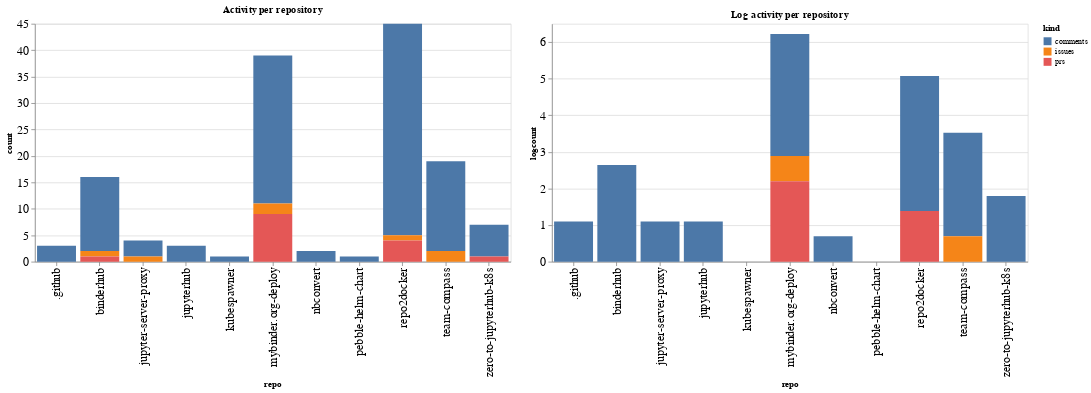

The notebook cell this image was saved under:
### Code cell
ch1 = alt.Chart(repo_summaries, width=600, title="Activity per repository").mark_bar().encode(
    x='repo',
    y='count',
    color='kind',
    tooltip="kind"
)

ch2 = alt.Chart(repo_summaries, width=600, title="Log activity per repository").mark_bar().encode(
    x='repo',
    y='logcount',
    color='kind',
    tooltip="kind"
)

ch1 | ch2

### Figure 1 — Vega-Lite specification as saved in the notebook (floating-point values rounded to 4 significant figures)
{"config": {"axisLeft": {"labelFontSize": 15}, "axisBottom": {"labelFontSize": 15}}, "hconcat": [{"mark": "bar", "encoding": {"color": {"type": "nominal", "field": "kind"}, "tooltip": {"type": "nominal", "field": "kind"}, "x": {"type": "nominal", "field": "repo"}, "y": {"type": "quantitative", "field": "count"}}, "title": "Activity per repository", "width": 600}, {"mark": "bar", "encoding": {"color": {"type": "nominal", "field": "kind"}, "tooltip": {"type": "nominal", "field": "kind"}, "x": {"type": "nominal", "field": "repo"}, "y": {"type": "quantitative", "field": "logcount"}}, "title": "Log activity per repository", "width": 600}], "data": {"name": "data-8ee129d8785be7e7a3ec43bb801f8d2a"}, "$schema": "https://vega.github.io/schema/vega-lite/v4.8.1.json", "datasets": {"data-8ee129d8785be7e7a3ec43bb801f8d2a": [{"repo": ".github", "kind": "comments", "count": 3, "logcount": 1.099}, {"repo": "binderhub", "kind": "comments", "count": 14, "logcount": 2.639}, {"repo": "binderhub", "kind": "issues", "count": 1, "logcount": 0.0}, {"repo": "binderhub", "kind": "prs", "count": 1, "logcount": 0.0}, {"repo": "jupyter-server-proxy", "kind": "comments", "count": 3, "logcount": 1.099}, {"repo": "jupyter-server-proxy", "kind": "issues", "count": 1, "logcount": 0.0}, {"repo": "jupyterhub", "kind": "comments", "count": 3, "logcount": 1.099}, {"repo": "kubespawner", "kind": "comments", "count": 1, "logcount": 0.0}, {"repo": "mybinder.org-deploy", "kind": "comments", "count": 28, "logcount": 3.332}, {"repo": "mybinder.org-deploy", "kind": "issues", "count": 2, "logcount": 0.6931}, {"repo": "mybinder.org-deploy", "kind": "prs", "count": 9, "logcount": 2.197}, {"repo": "nbconvert", "kind": "comments", "count": 2, "logcount": 0.6931}, {"repo": "pebble-helm-chart", "kind": "comments", "count": 1, "logcount": 0.0}, {"repo": "repo2docker", "kind": "comments", "count": 40, "logcount": 3.689}, {"repo": "repo2docker", "kind": "issues", "count": 1, "logcount": 0.0}, {"repo": "repo2docker", "kind": "prs", "count": 4, "logcount": 1.386}, {"repo": "team-compass", "kind": "comments", "count": 17, "logcount": 2.833}, {"repo": "team-compass", "kind": "issues", "count": 2, "logcount": 0.6931}, {"repo": "zero-to-jupyterhub-k8s", "kind": "comments", "count": 6, "logcount": 1.792}, {"repo": "zero-to-jupyterhub-k8s", "kind": "prs", "count": 1, "logcount": 0.0}]}}
